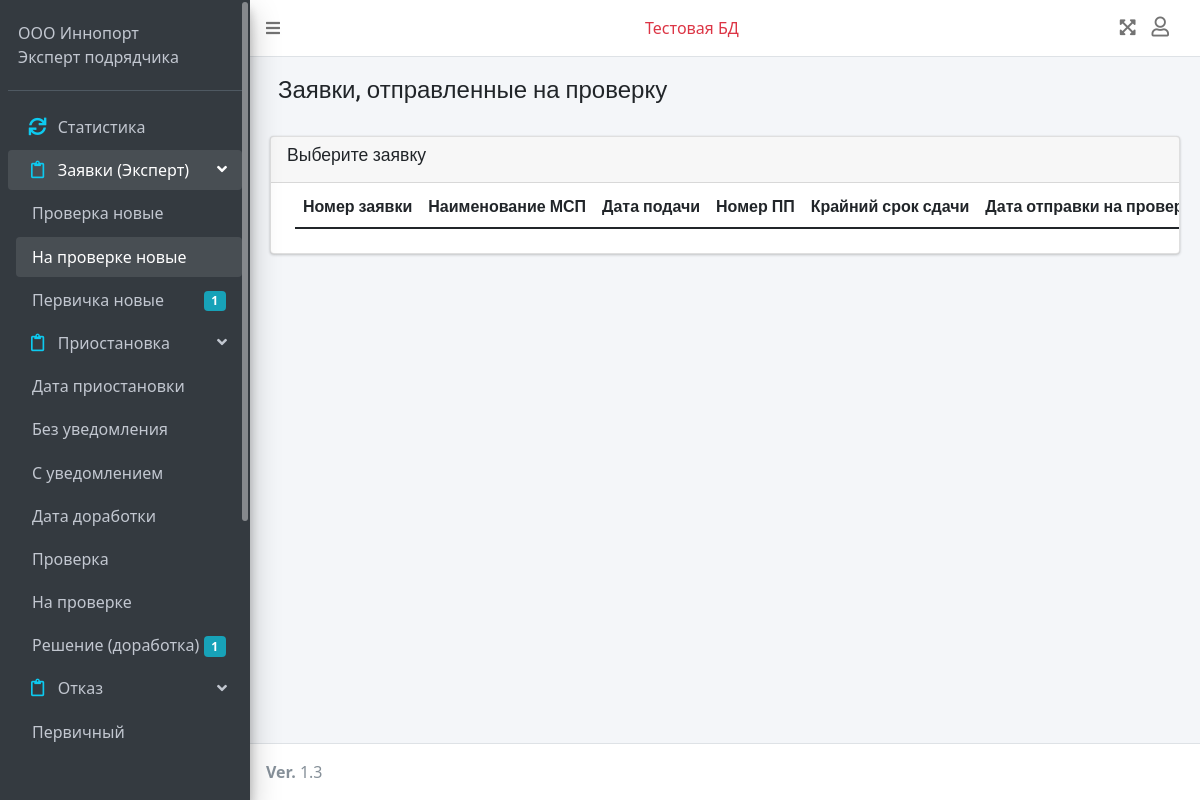
/dash/orders_sent_for_preliminary_check_list (signed in), run on the app's committed database.
### login/models.py (models this page shows, shortened)
class UserProfile(models.Model):
    user = models.OneToOneField(User, on_delete=models.CASCADE, related_name='user')
    added = models.DateTimeField(auto_now_add=True)
    modified = models.DateTimeField(auto_now=True)
    role = models.ForeignKey(Role, on_delete=models.CASCADE)
    company = models.ForeignKey(Company, on_delete=models.CASCADE)
    tel = models.CharField(max_length=20)
    email_sent_register_notification = models.BooleanField(default=False, verbose_name=u"Отправка уведомления на почту при регистрации")
    common_check_needed = models.BooleanField(default=False, verbose_name=u"Требуется общая проверка")
    check_preliminary_refuse = models.BooleanField(default=False, verbose_name=u"Требуется проверка первичного отказа")
    check_preliminary_ez = models.BooleanField(default=False, verbose_name=u"Требуется проверка первичного ЭЗ")
    check_preliminary_temp_stop = models.BooleanField(default=False, verbose_name=u"Требуется проверка приостановки")
    check_after_temp_stop_refuse = models.BooleanField(default=False, verbose_name=u"Требуется проверка отказа по документам после возобновления")
    check_after_temp_stop_refuse_by_date = models.BooleanField(default=False,
                                                               verbose_name=u"Требуется проверка отказа по сроку после возобновления")
    check_after_temp_stop_ez = models.BooleanField(default=False, verbose_name=u"Требуется проверка ЭЗ после возобновления")
    user_added = models.ForeignKey(User, on_delete=models.CASCADE, related_name='userprofile_created_by', default=None, null=True)

class Role(models.Model):
    name = models.CharField(max_length=20)
    def __str__(self):
        return self.name

### dash/models.py (models this page shows)
class Counters(models.Model):
    user = models.OneToOneField(User, on_delete=models.CASCADE, primary_key=True, default=None)
    new_orders_check_is_needed = models.IntegerField(default=0, null=True)
    check_orders_sent_for_check_preliminary = models.IntegerField(default=0, null=True)
    check_orders_to_check_preliminary = models.IntegerField(default=0, null=True)
    check_orders_checked_preliminary = models.IntegerField(default=0, null=True)
    check_orders_to_check_after_temp_stop = models.IntegerField(default=0, null=True)
    check_orders_checked_after_temp_stop = models.IntegerField(default=0, null=True)
    new_orders = models.IntegerField(default=0, null=True)
    temp_stop_date = models.IntegerField(default=0, null=True)
    temp_stop_without_notification = models.IntegerField(default=0, null=True)
    temp_stop_with_notification = models.IntegerField(default=0, null=True)
    temp_stop_remade_order_date = models.IntegerField(default=0, null=True)
    temp_stop_check = models.IntegerField(default=0, null=True)
    temp_stop_on_check = models.IntegerField(default=0, null=True)
    temp_stop_remade_order_decision = models.IntegerField(default=0, null=True)
    refuse_preliminary = models.IntegerField(default=0, null=True)
    refuse_by_docs = models.IntegerField(default=0, null=True)
    refuse_by_date = models.IntegerField(default=0, null=True)
    ez_doc = models.IntegerField(default=0, null=True)
    ez_pdf = models.IntegerField(default=0, null=True)
    ez_doc_remake = models.IntegerField(default=0, null=True)
    def __str__(self):
        return self.user.first_name + ' ' + self.user.last_name

### dash/responsible.py (the view)
# urls.py: path('orders_sent_for_preliminary_check_list', responsible.orders_sent_for_preliminary_check_list,
@login_required(redirect_field_name=None, login_url='/')
def orders_sent_for_preliminary_check_list(request):
    user_ = request.user
    context = get_info_responsible(request)
    orders = Order.objects.filter(Q(status=OrderStatus.objects.get(name='Регистрация/На предварительной проверке')) &
                                    Q(responsible_preliminary=user_) &
                                  (Q(check_preliminary_files_for_check_uploaded=True) & Q(check_preliminary_finals_files_uploaded=False)) &
                                    (Q(check_preliminary_refuse=True) | Q(check_preliminary_ez=True) | Q(check_preliminary_temp_stop=True)) &
                                    Q(check_preliminary_pass_without_check=False)
                                  )
    context.update({
        'orders': orders,
        'big_title': 'Заявки, отправленные на проверку',
        'title': 'Выберите заявку',
        'counter': get_counter(request.user)
    })
    return render(request, 'dash/menu/responsible/orders_sent_for_preliminary_check_list.html', context)

### dash/templates/dash/menu/responsible/orders_sent_for_preliminary_check_list.html (shortened to what this page needs)
{%extends 'dash/dash_base.html' %}
{% load static %}
{% block content %}
<section class="content-header">
  <div class="container-fluid">
    <div class="row mb-2">
      <div class="col-sm-12">
        <h4 id="big_title">{{ big_title }}</h4>
      </div>
    </div>
  </div>
</section>
<section class="content" >
<div class="container-fluid">
  <div class="row">
      <div class="col-12">
        <div class="card">
          <div class="card-header">
            <h3 class="card-title">{{ title }}</h3>
          </div>
          <div class="card-body table-responsive p-4 pt-1">
            <table class="table text-nowrap list-table" >
              <thead>
                <tr>
                    <th>Номер заявки</th>
                    <th>Наименование МСП</th>
                    <th>Дата подачи</th>
                    <th>Номер ПП</th>
                    <th>Крайний срок сдачи</th>
                    <th>Дата отправки на проверку</th>
                </tr>
              </thead>
            </table>
          </div>
        </div>
      </div>
    </div>
  </div>
</section>
{% endblock %}

### dash/templates/dash/dash_base.html (shortened to what this page needs)
<!DOCTYPE html>
{% load static %}
<html lang="en">
    <head>
      <link rel="stylesheet" href="https://cdnjs.cloudflare.com/ajax/libs/animate.css/4.1.1/animate.min.css"/>
      <link rel="stylesheet" type="text/css" href="{% static 'dash/css/adminlte_min_css.css' %}">
      <link rel="stylesheet" type="text/css" href="{% static 'dash/plugins/overlayScrollbars/css/OverlayScrollbars_min_css.css' %}">
      <link rel="stylesheet" type="text/css" href="{% static 'dash/plugins/toastr/css/toastr.css' %}">
      <link rel="stylesheet" type="text/css" href="{% static 'dash/css/adminlte_min_css.css' %}">
      <link rel="stylesheet" type="text/css" href="{% static 'dash/css/progress_bar_css.css' %}">
      <link rel="stylesheet" type="text/css" href="{% static 'dash/plugins/datatable/css/jquery_dataTables_min_css.css' %}">
      <link rel="stylesheet" href="//code.jquery.com/ui/1.12.1/themes/base/jquery-ui.css">
      <link rel="stylesheet" href="https://pro.fontawesome.com/releases/v5.10.0/css/all.css"/>
      <link rel="stylesheet" href="https://code.ionicframework.com/ionicons/2.0.1/css/ionicons.min.css">
      <link href="https://cdn.jsdelivr.net/npm/bootstrap@5.0.0-beta1/dist/css/bootstrap.min.css" rel="stylesheet">
      <link href="https://cdn.jsdelivr.net/npm/summernote@0.8.18/dist/summernote.min.css" rel="stylesheet">
      <link rel="stylesheet" type="text/css" href="{% static 'dash/plugins/datetimepicker/css/bootstrap_datetimepicker_min_css.css' %}">
      <link rel="stylesheet" type="text/css" href="{% static 'dash/css/custom_css.css' %}">
    </head>
    <body class="hold-transition sidebar-mini layout-fixed" id="body">
    <div class="wrapper">
      <nav class="main-header navbar navbar-expand navbar-white navbar-light" id="top_nav_bar">
        <ul class="navbar-nav">
          <li class="nav-item">
            <a class="nav-link" data-widget="pushmenu" role="button"><i class="fas fa-bars"></i></a>
          </li>
        </ul>
        <ul class="navbar-nav ml-auto pr-3">
          <li class="nav-item text-danger">Тестовая БД</li>
        </ul>
        <ul class="navbar-nav ml-auto">
          <li class="nav-item">
            <a class="nav-link" data-widget="fullscreen" role="button">
              <i class="fas fa-expand-arrows-alt" style="font-size: 18px;"></i>
            </a>
          </li>
          <li class="nav-item dropdown">
            <a class="nav-link" data-toggle="dropdown" href="" aria-expanded="false">
              <i class="far fa-user top-nav-icons-style"></i>
            </a>
          </li>
        </ul>
      </nav>
      <aside class="main-sidebar sidebar-dark-primary elevation-4">
        <div class="sidebar">
          <div class="user-panel mt-3 pb-3 mb-3 d-flex">
            <div class="info">
              <div style="color: #c2c7d0;">
                <div style="color: #c2c7d0;" id="userLogin">{{ user_profile.user.first_name }} {{ user_profile.user.last_name }}</div>
                <div style="color: #c2c7d0;" id="userRoleName">{{ user_profile.role }}</div>
              </div>
            </div>
          </div>
          <nav class="mt-2">
            <ul class="nav nav-pills nav-sidebar flex-column" data-widget="treeview" role="menu" data-accordion="false">
              <li class="nav-item superadmin admin expert-MBM menu-item menu-link statist statist-boxes" id="nav_satistics">
                <a href="#" class="nav-link">
                  <i class="nav-icon fas fa-sync text-info"></i>
                  <p>Статистика</p>
                </a>
              </li>
            {% if user_profile.role.name == 'Эксперт МБМ' or user_profile.role.name == 'Эксперт подрядчика' %}
              <li class="nav-item expert-MBM menu-item" id="new_orders_ready_to_proceed_list">
                <a href="#" class="nav-link">
                  <i class="nav-icon far fa-clipboard text-info"></i>
                  <p>
                    Заявки (Эксперт)
                    <i class="fas fa-angle-left right"></i>
                  </p>
                </a>
                <ul class="nav nav-treeview">
                  {% if user_profile.common_check_needed %}
                  <li class="nav-item menu-link pl-2 status-for-check" id="nav_new_orders_send_for_check">
                    <a class="nav-link menu-link cursor-pointer">
                      <p>Проверка новые</p>
                    </a>
                  </li>
                  <li class="nav-item menu-link pl-2 status-for-check" id="nav_new_orders_sent_for_preliminary_check">
                    <a class="nav-link menu-link cursor-pointer">
                      <p>На проверке новые</p>
                    </a>
                  </li>
                  {% endif %}
                  <li class="nav-item menu-link pl-2" id="nav_new_orders_list_expert">
                    <a class="nav-link menu-link cursor-pointer">
                      <p>Первичка новые<span class="badge badge-info right bage-new-orders">{% if counter.new_orders == 0 %}{% else %}{{ counter.new_orders }}{% endif %}</span></p>
                    </a>
                  </li>
                  <li class="nav-item expert-MBM menu-item" id="temp_stop_menu">
                    <a href="#" class="nav-link">
                      <i class="nav-icon far fa-clipboard text-info"></i>
                      <p>
                        Приостановка
                        <i class="fas fa-angle-left right"></i>
                      </p>
                    </a>
                    <ul class="nav nav-treeview">
                      <li class="nav-item menu-link pl-2" id="nav_orders_temp_stop_stop_date" data-toggle="tooltip" data-placement="right" title="Фиксация даты приостановки">
                        <a class="nav-link menu-link cursor-pointer">
                          <p>Дата приостановки</p>
                        </a>
                      </li>
                      <li class="nav-item menu-link pl-2" id="nav_orders_temp_stop_no_notification" data-toggle="tooltip" data-placement="right" title="Ожидание отправки уведомления заявителю после приостановки">
                        <a class="nav-link menu-link cursor-pointer">
                          <p>Без уведомления</p>
                        </a>
                      </li>
                    {% if user_profile.role.name == 'Эксперт подрядчика' %}
                      <li class="nav-item menu-link pl-2 status-for-check" id="nav_orders_temp_stop_with_notification_before_remade_date" data-toggle="tooltip" data-placement="right" title="Ожидание получения доработанной заявки от заявителя после приостановки и фиксация даты получения">
                        <a class="nav-link menu-link cursor-pointer">
                          <p>С уведомлением</p>
                        </a>
                      </li>
                    {% endif %}
                      <li class="nav-item menu-link pl-2" id="nav_orders_temp_stop_remadeorder_date" data-toggle="tooltip" data-placement="right" title="Доработанная заявка от заявителя получена. Нобходима фиксация даты ее получения">
                        <a class="nav-link menu-link cursor-pointer">
                          <p>Дата доработки</p>
                        </a>
                      </li>
                    {% if user_profile.common_check_needed  %}
                      <li class="nav-item menu-link pl-2 status-for-check" id="nav_orders_temp_stop_with_notification_check" data-toggle="tooltip" data-placement="right" title="Отправка документов на проверку после возобновления">
                        <a class="nav-link menu-link cursor-pointer">
                          <p>Проверка</p>
                        </a>
                      </li>
                      <li class="nav-item menu-link pl-2 status-for-check" id="nav_orders_temp_stop_with_notification_sent_for_check" data-toggle="tooltip" data-placement="right" title="Отправка документов на проверку после возобновления">
                        <a class="nav-link menu-link cursor-pointer">
                          <p>На проверке</p>
                        </a>
                      </li>
                    {% endif %}
                      <li class="nav-item menu-link pl-2" id="nav_orders_temp_stop_decision" data-toggle="tooltip" data-placement="right" title="Принятие решения по доработанной заявке">
                        <a class="nav-link menu-link cursor-pointer">
                          <p>Решение (доработка)<span class="badge badge-info right bage-orders-temp-stop-decision">{% if counter.temp_stop_remade_order_decision == 0 %}{% else %}{{ counter.temp_stop_remade_order_decision }}{% endif %}</span></p>
                        </a>
                      </li>
                    </ul>
                  </li>
                  <li class="nav-item expert-MBM menu-item" id="refuse_menu">
                    <a href="#" class="nav-link">
                      <i class="nav-icon far fa-clipboard text-info"></i>
                      <p>
                        Отказ
                        <i class="fas fa-angle-left right"></i>
                      </p>
                    </a>
                    <ul class="nav nav-treeview">
                      <li class="nav-item menu-link pl-2" id="nav_refuse_prelimenary" data-toggle="tooltip" data-placement="right" title="Требуется отправка проекта уведомления и отцательного ЭЗ в ДПиИР">
                        <a class="nav-link menu-link cursor-pointer">
                          <p>Первичный</p>
                        </a>
                      </li>
                    </ul>
                  </li>
                </ul>
              </li>
            {% endif %}
            </ul>
          </nav>
        </div>
      </aside>
      <div class="content-wrapper" style="position:relative">
        <div id="content" class="pl-2 pr-2 d-none" style="font-family: 'Roboto', sans-serif;">
        {% block content %}
        {% endblock %}
        </div>
      </div>
      <footer class="main-footer">
        <strong>Ver. </strong>
        1.3
      </footer>
    </div>
    </body>
</html>

### data on the page
UserProfile: user.first_name "ООО", user.last_name "Иннопорт", role "Эксперт подрядчика"
Counters: new_orders "1", temp_stop_remade_order_decision "1"

### other printed values
{{ big_title }} "Заявки, отправленные на проверку"
{{ title }} "Выберите заявку"
